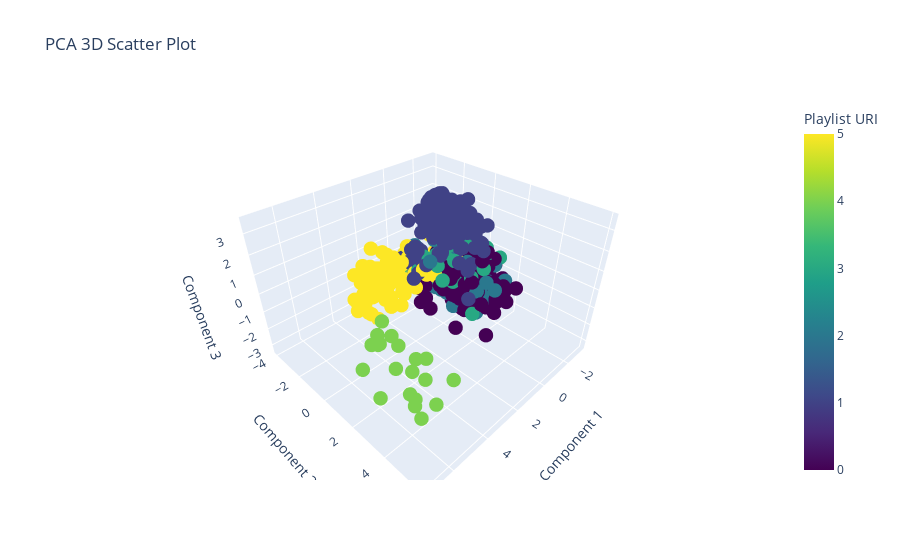

Notebook cell for this chart:
### Code cell
import plotly.graph_objects as go

pca_song = PCA(n_components=3)
principalComponents_songs = pca_song.fit_transform(X)

principal_song_df = pd.DataFrame(data = principalComponents_songs)

label_encoder = pd.factorize(df['Playlist Name'])
labels = label_encoder[0]

# Create a trace for the scatter plot
trace = go.Scatter3d(
    x=principal_song_df[0],
    y=principal_song_df[1],
    z=principal_song_df[2],  # Assuming you have three components in your PCA data
    mode='markers',
    marker=dict(
        size=5,
        color=labels,
        colorscale='Viridis',  # You can choose any colorscale you prefer
        colorbar=dict(
            title='Playlist URI'
        )
    )
)

# Create the layout for the 3D plot
layout = go.Layout(
    title='PCA 3D Scatter Plot',
    scene=dict(
        xaxis=dict(title='Component 1'),
        yaxis=dict(title='Component 2'),
        zaxis=dict(title='Component 3')  # Assuming you have three components in your PCA data
    )
)

# Create the figure
fig = go.Figure(data=[trace], layout=layout)

# Show the interactive plot
fig.show()

### Figure 1 — Plotly figure (JSON) as saved in the notebook; plotly's stock layout.template omitted (floating-point values rounded to 4 significant figures; data arrays with more than 128 entries replaced by an {"elided": "..."} marker saying what was removed)
{"data": [{"marker": {"color": {"elided": "680 int values"}, "colorbar": {"title": {"text": "Playlist URI"}}, "colorscale": [[0, "#440154"], [0.1111, "#482878"], [0.2222, "#3e4989"], [0.3333, "#31688e"], [0.4444, "#26828e"], [0.5556, "#1f9e89"], [0.6667, "#35b779"], [0.7778, "#6ece58"], [0.8889, "#b5de2b"], [1, "#fde725"]], "size": 5}, "mode": "markers", "type": "scatter3d", "x": {"elided": "680 float values"}, "y": {"elided": "680 float values"}, "z": {"elided": "680 float values"}}], "layout": {"scene": {"xaxis": {"title": {"text": "Component 1"}}, "yaxis": {"title": {"text": "Component 2"}}, "zaxis": {"title": {"text": "Component 3"}}}, "title": {"text": "PCA 3D Scatter Plot"}}}
